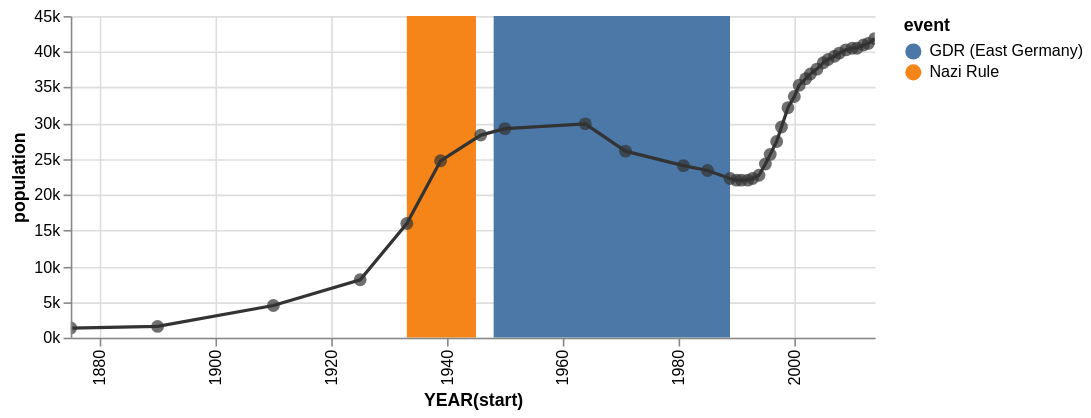

Source (Vega-Lite JSON):
### Vega specification from a JSON file in a GitHub repository (floating-point values rounded to 4 significant figures)
{"$schema": "http://vega.github.io/schema/vega/v3.0.json", "description": "The population of the German city of Falkensee over time", "autosize": "pad", "padding": 5, "encode": {"update": {"fill": {"value": "transparent"}}}, "data": [{"name": "source_0", "values": [{"year": "1875", "population": 1309}, {"year": "1890", "population": 1558}, {"year": "1910", "population": 4512}, {"year": "1925", "population": 8180}, {"year": "1933", "population": 15915}, {"year": "1939", "population": 24824}, {"year": "1946", "population": 28275}, {"year": "1950", "population": 29189}, {"year": "1964", "population": 29881}, {"year": "1971", "population": 26007}, {"year": "1981", "population": 24029}, {"year": "1985", "population": 23340}, {"year": "1989", "population": 22307}, {"year": "1990", "population": 22087}, {"year": "1991", "population": 22139}, {"year": "1992", "population": 22105}, {"year": "1993", "population": 22242}, {"year": "1994", "population": 22801}, {"year": "1995", "population": 24273}, {"year": "1996", "population": 25640}, {"year": "1997", "population": 27393}, {"year": "1998", "population": 29505}, {"year": "1999", "population": 32124}, {"year": "2000", "population": 33791}, {"year": "2001", "population": 35297}, {"year": "2002", "population": 36179}, {"year": "2003", "population": 36829}, {"year": "2004", "population": 37493}, {"year": "2005", "population": 38376}, {"year": "2006", "population": 39008}, {"year": "2007", "population": 39366}, {"year": "2008", "population": 39821}, {"year": "2009", "population": 40179}, {"year": "2010", "population": 40511}, {"year": "2011", "population": 40465}, {"year": "2012", "population": 40905}, {"year": "2013", "population": 41258}, {"year": "2014", "population": 41777}], "format": {"type": "json", "parse": {"year": "date:'%Y'"}}}, {"name": "data_0", "source": "source_0", "transform": [{"type": "formula", "expr": "toDate(datum[\"year\"])", "as": "year"}, {"type": "formula", "expr": "toNumber(datum[\"population\"])", "as": "population"}, {"type": "filter", "expr": "datum[\"year\"] !== null && !isNaN(datum[\"year\"]) && datum[\"population\"] !== null && !isNaN(datum[\"population\"])"}, {"type": "formula", "as": "year_year", "expr": "datetime(year(datum[\"year\"]), 0, 1, 0, 0, 0, 0)"}, {"type": "collect", "sort": {"field": "year_year", "order": "descending"}}]}, {"name": "data_1", "source": "source_0", "transform": [{"type": "formula", "expr": "toDate(datum[\"year\"])", "as": "year"}, {"type": "formula", "expr": "toNumber(datum[\"population\"])", "as": "population"}, {"type": "filter", "expr": "datum[\"year\"] !== null && !isNaN(datum[\"year\"]) && datum[\"population\"] !== null && !isNaN(datum[\"population\"])"}, {"type": "formula", "as": "year_year", "expr": "datetime(year(datum[\"year\"]), 0, 1, 0, 0, 0, 0)"}]}, {"name": "source_1", "values": [{"start": "1933", "end": "1945", "event": "Nazi Rule"}, {"start": "1948", "end": "1989", "event": "GDR (East Germany)"}], "format": {"type": "json", "parse": {"start": "date:'%Y'", "end": "date:'%Y'"}}, "transform": [{"type": "filter", "expr": "datum[\"start\"] !== null && !isNaN(datum[\"start\"]) && datum[\"end\"] !== null && !isNaN(datum[\"end\"])"}, {"type": "formula", "as": "year_start", "expr": "datetime(year(datum[\"start\"]), 0, 1, 0, 0, 0, 0)"}, {"type": "formula", "as": "year_end", "expr": "datetime(year(datum[\"end\"]), 0, 1, 0, 0, 0, 0)"}]}], "signals": [{"name": "width", "update": "max(layer_0_width, layer_1_width)"}, {"name": "height", "update": "max(layer_0_height, layer_1_height)"}, {"name": "layer_0_width", "update": "500"}, {"name": "layer_0_height", "update": "21"}, {"name": "layer_1_width", "update": "max(layer_1_layer_0_width, layer_1_layer_1_width)"}, {"name": "layer_1_height", "update": "max(layer_1_layer_0_height, layer_1_layer_1_height)"}, {"name": "layer_1_layer_0_width", "update": "500"}, {"name": "layer_1_layer_0_height", "update": "200"}, {"name": "layer_1_layer_1_width", "update": "500"}, {"name": "layer_1_layer_1_height", "update": "200"}], "marks": [{"name": "layer_0_marks", "type": "rect", "from": {"data": "source_1"}, "encode": {"update": {"x": {"scale": "x", "field": "year_start"}, "x2": {"scale": "x", "field": "year_end"}, "y": {"value": 0}, "y2": {"field": {"group": "height"}}, "fill": {"scale": "color", "field": "event"}}}, "clip": true}, {"name": "layer_1_layer_0_marks", "type": "line", "from": {"data": "data_0"}, "encode": {"update": {"x": {"scale": "x", "field": "year_year"}, "y": {"scale": "y", "field": "population"}, "stroke": {"value": "#333"}}}, "clip": true}, {"name": "layer_1_layer_1_marks", "type": "symbol", "role": "pointOverlay", "from": {"data": "data_1"}, "encode": {"update": {"x": {"scale": "x", "field": "year_year"}, "y": {"scale": "y", "field": "population"}, "fill": {"value": "#333"}, "opacity": {"value": 0.7}}}, "clip": true}], "scales": [{"name": "x", "type": "time", "domain": {"fields": [{"data": "source_1", "field": "year_start"}, {"data": "source_1", "field": "year_end"}, {"data": "data_0", "field": "year_year"}, {"data": "data_1", "field": "year_year"}], "sort": true}, "range": [0, 500], "round": true, "nice": "year"}, {"name": "color", "type": "ordinal", "domain": {"data": "source_1", "field": "event", "sort": true}, "range": "category"}, {"name": "y", "type": "linear", "domain": {"fields": [{"data": "data_0", "field": "population"}, {"data": "data_1", "field": "population"}], "sort": true}, "range": [200, 0], "round": true, "nice": true, "zero": true}], "axes": [{"scale": "x", "orient": "bottom", "tickCount": 5, "title": "YEAR(start)", "zindex": 1, "encode": {"labels": {"update": {"text": {"signal": "timeFormat(datum.value, '%Y')"}, "angle": {"value": 270}, "align": {"value": "right"}, "baseline": {"value": "middle"}}}}}, {"scale": "x", "domain": false, "grid": true, "labels": false, "orient": "bottom", "tickCount": 5, "ticks": false, "zindex": 0}, {"scale": "y", "format": "s", "orient": "left", "title": "population", "zindex": 1}, {"scale": "y", "domain": false, "format": "s", "grid": true, "labels": false, "orient": "left", "ticks": false, "zindex": 0, "gridScale": "x"}], "legends": [{"fill": "color", "title": "event"}]}
